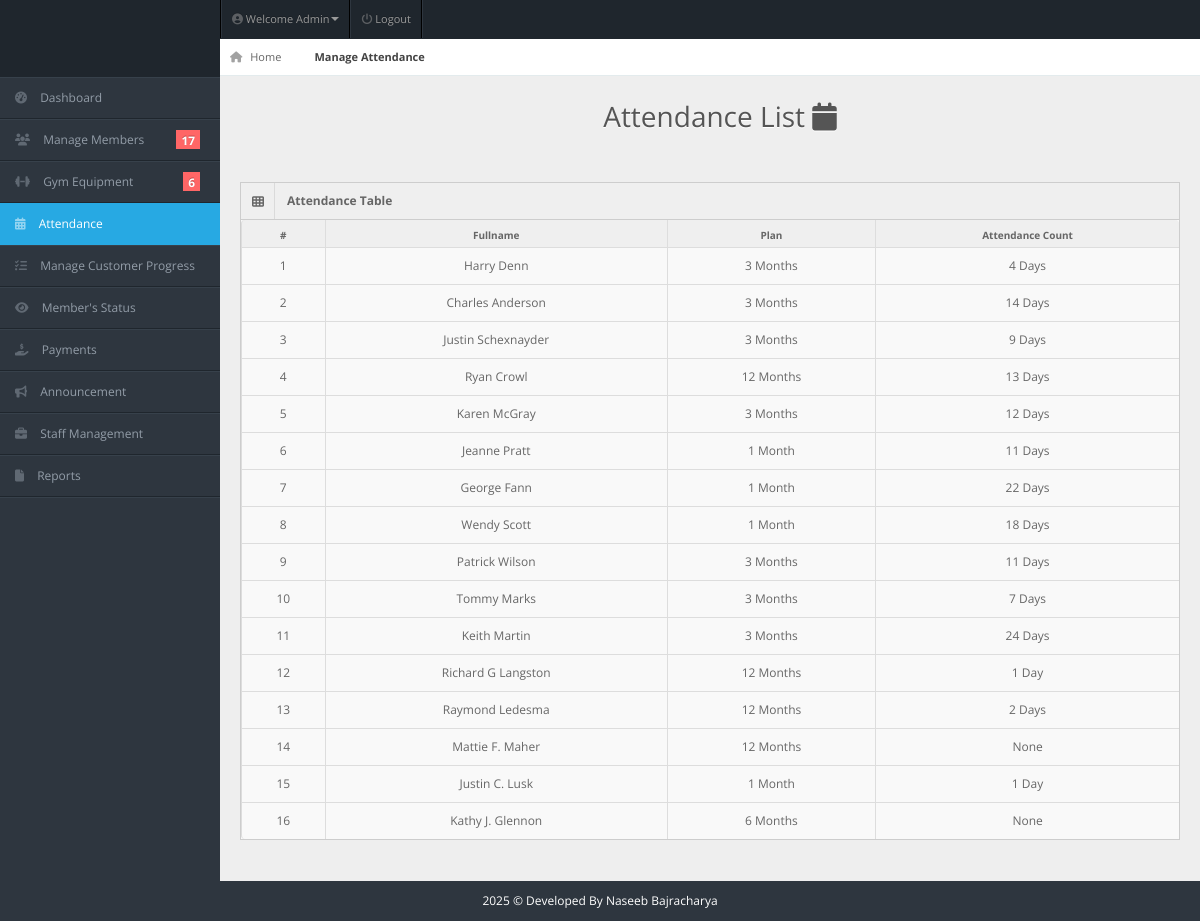
Page /admin/view-attendance.php (signed in) on the committed database.
### tables this page shows
CREATE TABLE `members` (
  `user_id` int(11) NOT NULL,
  `fullname` varchar(20) NOT NULL,
  `username` varchar(20) NOT NULL,
  `password` varchar(100) NOT NULL,
  `gender` varchar(20) NOT NULL,
  `dor` date NOT NULL,
  `services` varchar(50) NOT NULL,
  `amount` int(100) NOT NULL,
  `paid_date` date NOT NULL,
  `p_year` int(11) NOT NULL,
  `plan` varchar(100) NOT NULL,
  `address` varchar(20) NOT NULL,
  `contact` varchar(10) NOT NULL,
  `status` varchar(20) NOT NULL DEFAULT 'Active',
  `attendance_count` int(100) NOT NULL,
  `ini_weight` int(100) NOT NULL DEFAULT '0',
  `curr_weight` int(100) NOT NULL DEFAULT '0',
  `ini_bodytype` varchar(50) NOT NULL,
  `curr_bodytype` varchar(50) NOT NULL,
  `progress_date` date NOT NULL,
  `reminder` int(11) NOT NULL DEFAULT '0'
);

### admin/view-attendance.php (the view, shortened to what this page needs)
<!DOCTYPE html>
<html lang="en">
<head>
<link rel="stylesheet" href="../css/bootstrap.min.css" />
<link rel="stylesheet" href="../css/bootstrap-responsive.min.css" />
<link rel="stylesheet" href="../css/uniform.css" />
<link rel="stylesheet" href="../css/select2.css" />
<link rel="stylesheet" href="../css/matrix-style.css" />
<link rel="stylesheet" href="../css/matrix-media.css" />
<link href="../font-awesome/css/fontawesome.css" rel="stylesheet" />
<link href="../font-awesome/css/all.css" rel="stylesheet" />
</head>
<body>
<div id="header">
  <h1><a href="dashboard.html">Perfect Gym Admin</a></h1>
</div>
<?php include 'includes/topheader.php'?>
<?php $page="attendance"; include 'includes/sidebar.php'?>
<div id="content">
  <div id="content-header">
    <div id="breadcrumb"> <a href="index.php" title="Go to Home" class="tip-bottom"><i class="fas fa-home"></i> Home</a> <a href="attendance.php" class="current">Manage Attendance</a> </div>
    <h1 class="text-center">Attendance List <i class="fas fa-calendar"></i></h1>
  </div>
  <div class="container-fluid">
    <div class="row-fluid">
      <div class="span12">
      <div class='widget-box'>
          <div class='widget-title'> <span class='icon'> <i class='fas fa-th'></i> </span>
            <h5>Attendance Table</h5>
          </div>
          <div class='widget-content nopadding'>
          <table class='table table-bordered'>
              <thead>
                <tr>
                  <th>#</th>
                  <th>Fullname</th>
                  <th>Plan</th>
                  <th>Attendance Count</th>
                </tr>
              </thead>
             <?php include "dbcon.php";
                     $qry="SELECT * FROM members WHERE status = 'Active'";
                    $result=mysqli_query($conn,$qry);
              $cnt = 1;
            while($row=mysqli_fetch_array($result)){ ?>
           <tbody>
                <td><div class='text-center'><?php echo $cnt; ?></div></td>
                <td><div class='text-center'><?php echo $row['fullname']; ?></div></td>
                <td><div class='text-center'><?php if($row['plan'] == 1) { echo $row['plan']. ' Month';} else if($row['plan'] == '0') { echo'Expired';} else { echo $row['plan']. ' Months'; } ?></div></td>
                <td><div class='text-center'><?php if($row['attendance_count'] == 1) { echo $row['attendance_count']. ' Day';} else if($row['attendance_count'] == '0') { echo'None';} else { echo $row['attendance_count']. ' Days'; } ?>  </div></td>
              </tbody>
           <?php $cnt++; } ?>
            </table>
          </div>
        </div>
      </div>
    </div>
  </div>
</div>
<div class="row-fluid">
  <div id="footer" class="span12"> <?php echo date("Y");?> &copy; Developed By Naseeb Bajracharya</a> </div>
</div>
</body>
</html>

### css/matrix-style.css (style rules this page uses)
* { outline: none !important; -moz-outline: none !important; }
html, body { height: 100%; }
body { overflow-x: hidden; margin-top: -10px; font-family: "Open Sans", sans-serif; font-size: 12px; color: #666; }
a { color: #666; }
select, textarea, input[type="text"], input[type="password"], input[type="datetime"], input[type="datetime-local"], input[type="date"], input[type="month"], input[type="time"], input[type="week"], input[type="number"], input[type="email"], input[type="url"], input[type="search"], input[type="tel"], input[type="color"], .uneditable-input, .label, .dropdown-menu, .btn, .well, .progress, .table-bordered, .btn-group > .btn:first-child, .btn-group > .btn:last-child, .btn-group > .btn:last-child, .btn-group > .dropdown-toggle, .alert { border-radius: 0px; }
#footer { padding: 10px; text-align: center; }
#header { height: 77px; position: relative; width: 100%; z-index: -9; }
#header h1 { background: url("../img/icontest3.png") no-repeat scroll 0 0 transparent; height: 31px; left: 20px; line-height: 600px; overflow: hidden; position: relative; top: 26px; width: 191px; }
#header h1 a { display: block; }
#content { background: none repeat scroll 0 0 #eeeeee; margin-left: 220px; margin-right: 0; padding-bottom: 25px; position: relative; min-height: 100%; width: auto; }
#content-header { position: abslute; width: 100%; margin-top: -38px; z-index: 20; }
#content-header h1 { color: #555555; font-size: 28px; font-weight: normal; float: none; text-shadow: 0 1px 0 #ffffff; margin-left: 20px; position: relative; }
#content-header h1, #content-header .btn-group { margin-top: 20px; }
.container-fluid .row-fluid:first-child { margin-top: 20px; }
#breadcrumb { background-color: #fff; border-bottom: 1px solid #e3ebed; }
#breadcrumb a { padding: 8px 20px 8px 10px; display: inline-block; background-image: url("../img/breadcrumb.png"); background-position: center right; background-repeat: no-repeat; font-size: 11px; color: #666666; }
#breadcrumb a:last-child { background-image: none; }
#breadcrumb a.current { font-weight: bold; color: #444444; }
#breadcrumb a i { margin-right: 5px; opacity: 0.6; }
.widget-box { background: none repeat scroll 0 0 #f9f9f9; border-left: 1px solid #cdcdcd; border-top: 1px solid #cdcdcd; border-right: 1px solid #cdcdcd; clear: both; margin-top: 16px; margin-bottom: 16px; position: relative; }
.widget-title, .modal-header, .table th, div.dataTables_wrapper .ui-widget-header { background: #efefef; border-bottom: 1px solid #cdcdcd; height: 36px; }
.widget-title span.icon { padding: 9px 10px 7px 11px; float: left; border-right: 1px solid #dadada; }
.widget-title h5 { color: #666; float: left; font-size: 12px; font-weight: bold; padding: 12px; line-height: 12px; margin: 0; }
.widget-content { padding: 15px; border-bottom: 1px solid #cdcdcd; }
.table th { height: auto; font-size: 10px; padding: 5px 10px 2px; border-bottom: 0; text-align: center; color: #666666; }
.nopadding { padding: 0 !important; }
.nopadding .table { margin-bottom: 0; }
.nopadding .table-bordered { border: 0; }

### css/matrix-media.css (style rules this page uses)
body { background:#2E363F; }
#header { background-color: #1f262d; margin-top:10px; }

### admin/view-attendance.php (style rules this page uses)
#footer { color: white; }

### rows in the picture
members: fullname "Harry Denn", plan "3", attendance_count "4"
members: fullname "Charles Anderson", plan "3", attendance_count "14"
members: fullname "Justin Schexnayder", plan "3", attendance_count "9"
members: fullname "Ryan Crowl", plan "12", attendance_count "13"
members: fullname "Karen McGray", plan "3", attendance_count "12"
members: fullname "Jeanne Pratt", plan "1", attendance_count "11"
members: fullname "George Fann", plan "1", attendance_count "22"
members: fullname "Wendy Scott", plan "1", attendance_count "18"
members: fullname "Patrick Wilson", plan "3", attendance_count "11"
members: fullname "Tommy Marks", plan "3", attendance_count "7"
members: fullname "Keith Martin", plan "3", attendance_count "24"
members: fullname "Richard G Langston", plan "12", attendance_count "1"
members: fullname "Raymond Ledesma", plan "12", attendance_count "2"
members: fullname "Mattie F. Maher", plan "12", attendance_count "None"
members: fullname "Justin C. Lusk", plan "1", attendance_count "1"
members: fullname "Kathy J. Glennon", plan "6", attendance_count "None"

### other values in the picture
$query->num_rows "17"
$query->num_rows "6"
